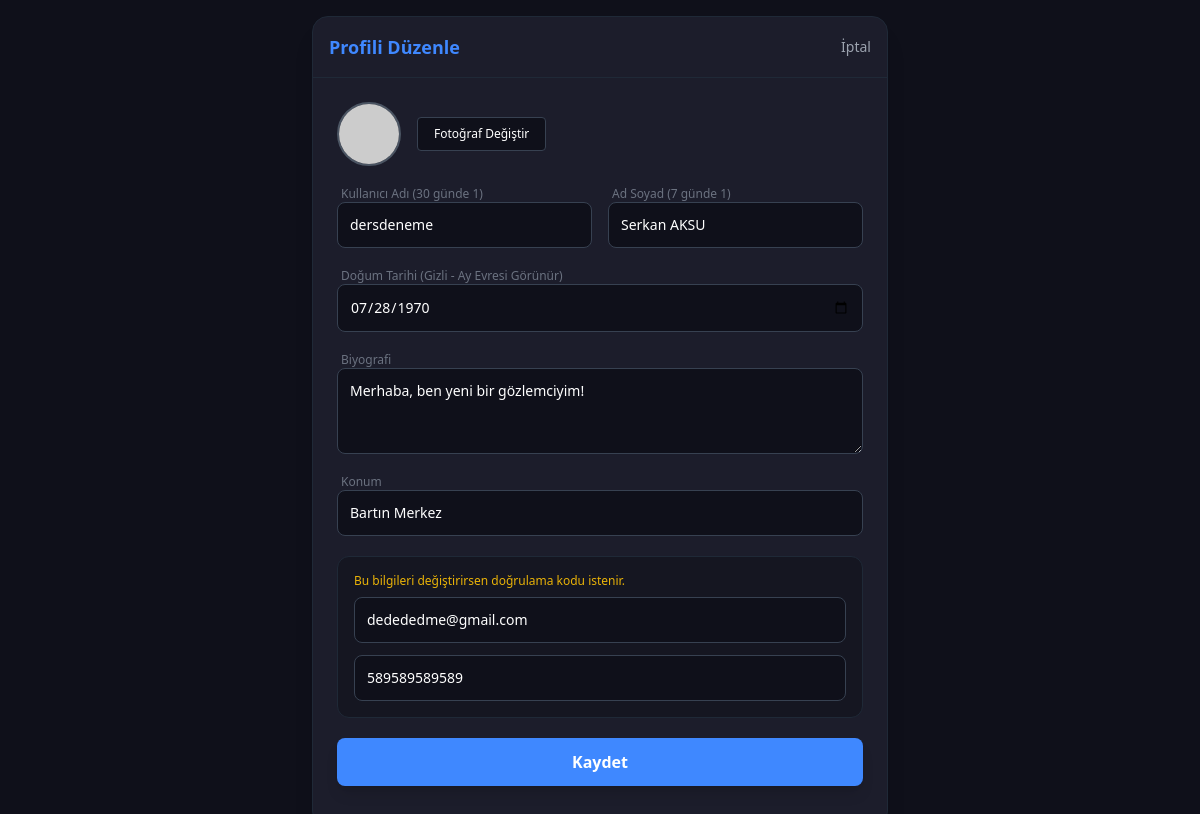
The app's page /edit_profile.php (signed in) with its own data.
### tables this page shows
CREATE TABLE `users` (
  `id` int(11) NOT NULL,
  `username` varchar(50) NOT NULL,
  `full_name` varchar(100) NOT NULL,
  `email` varchar(100) NOT NULL,
  `phone` varchar(20) DEFAULT NULL,
  `password` varchar(255) NOT NULL,
  `location` varchar(100) DEFAULT NULL,
  `profile_pic` varchar(255) DEFAULT 'default_avatar.png',
  `role_id` int(11) DEFAULT 2,
  `created_at` timestamp NOT NULL DEFAULT current_timestamp(),
  `bio` varchar(255) DEFAULT 'Merhaba, ben yeni bir gözlemciyim!',
  `is_verified` tinyint(4) DEFAULT 0,
  `email_otp` varchar(6) DEFAULT NULL,
  `phone_otp` varchar(6) DEFAULT NULL,
  `otp_expiry` datetime DEFAULT NULL,
  `theme_bg` varchar(7) DEFAULT '#0f101a',
  `theme_surface` varchar(7) DEFAULT '#1c1d2b',
  `theme_primary` varchar(7) DEFAULT '#3f88ff',
  `image_quality` varchar(10) DEFAULT 'medium',
  `language` varchar(5) DEFAULT 'auto',
  `birth_date` date DEFAULT NULL,
  `last_username_change` datetime DEFAULT NULL,
  `last_fullname_change` datetime DEFAULT NULL,
  `pending_email` varchar(100) DEFAULT NULL,
  `pending_phone` varchar(20) DEFAULT NULL,
  `update_otp` varchar(6) DEFAULT NULL,
  `is_banned` tinyint(4) DEFAULT 0
);

### edit_profile.php (the view, shortened to what this page needs)
<?php
require 'db.php';
$user_id = $_SESSION['user_id'];
$stmt = $pdo->prepare("SELECT * FROM users WHERE id = ?");
$stmt->execute([$user_id]);
$user = $stmt->fetch();
?>
<!DOCTYPE html>
<html lang="tr">
<head>
    <script src="https://cdn.tailwindcss.com"></script>
</head>
<body class="bg-[#0f101a] text-white font-sans min-h-screen p-4">
    <div class="max-w-xl mx-auto bg-[#1c1d2b] rounded-2xl shadow-xl overflow-hidden border border-gray-800">
        <div class="p-4 border-b border-gray-800 flex justify-between items-center">
            <h2 class="font-bold text-lg text-[#3f88ff]">Profili Düzenle</h2>
            <a href="profile.php" class="text-sm text-gray-400 hover:text-white">İptal</a>
        </div>
        <div class="p-6">
            <form method="POST" enctype="multipart/form-data" class="space-y-5">
                <div class="flex items-center gap-4">
                    <img src="<?php echo $user['profile_pic']; ?>" class="w-16 h-16 rounded-full object-cover border-2 border-gray-600">
                    <label class="cursor-pointer bg-[#0f101a] border border-gray-700 hover:border-[#3f88ff] text-xs py-2 px-4 rounded transition">
                        Fotoğraf Değiştir <input type="file" name="profile_pic" class="hidden" accept="image/*">
                    </label>
                </div>
                <div class="grid grid-cols-2 gap-4">
                    <div>
                        <label class="text-xs text-gray-500 ml-1">Kullanıcı Adı (30 günde 1)</label>
                        <input type="text" name="username" value="<?php echo htmlspecialchars($user['username']); ?>" class="w-full p-3 bg-[#0f101a] border border-gray-700 rounded-lg text-white text-sm focus:border-[#3f88ff] outline-none">
                    </div>
                    <div>
                        <label class="text-xs text-gray-500 ml-1">Ad Soyad (7 günde 1)</label>
                        <input type="text" name="full_name" value="<?php echo htmlspecialchars($user['full_name']); ?>" class="w-full p-3 bg-[#0f101a] border border-gray-700 rounded-lg text-white text-sm focus:border-[#3f88ff] outline-none">
                    </div>
                </div>
                <div>
                    <label class="text-xs text-gray-500 ml-1">Doğum Tarihi (Gizli - Ay Evresi Görünür)</label>
                    <input type="date" name="birth_date" value="<?php echo $user['birth_date']; ?>" required class="w-full p-3 bg-[#0f101a] border border-gray-700 rounded-lg text-white text-sm focus:border-[#3f88ff] outline-none scheme-dark">
                </div>
                <div>
                    <label class="text-xs text-gray-500 ml-1">Biyografi</label>
                    <textarea name="bio" rows="3" class="w-full p-3 bg-[#0f101a] border border-gray-700 rounded-lg text-white text-sm focus:border-[#3f88ff] outline-none"><?php echo htmlspecialchars($user['bio']); ?></textarea>
                </div>
                <div>
                    <label class="text-xs text-gray-500 ml-1">Konum</label>
                    <input type="text" name="location" value="<?php echo htmlspecialchars($user['location']); ?>" class="w-full p-3 bg-[#0f101a] border border-gray-700 rounded-lg text-white text-sm focus:border-[#3f88ff] outline-none">
                </div>
                <div class="p-4 bg-[#151621] rounded-xl border border-gray-800">
                    <p class="text-xs text-yellow-500 mb-2"><i class="fa-solid fa-triangle-exclamation"></i> Bu bilgileri değiştirirsen doğrulama kodu istenir.</p>
                    <div class="space-y-3">
                        <input type="email" name="email" value="<?php echo htmlspecialchars($user['email']); ?>" class="w-full p-3 bg-[#0f101a] border border-gray-700 rounded-lg text-white text-sm focus:border-[#3f88ff] outline-none">
                        <input type="text" name="phone" value="<?php echo htmlspecialchars($user['phone']); ?>" class="w-full p-3 bg-[#0f101a] border border-gray-700 rounded-lg text-white text-sm focus:border-[#3f88ff] outline-none">
                    </div>
                </div>
                <button type="submit" class="w-full bg-[#3f88ff] hover:bg-blue-600 text-white font-bold py-3 rounded-lg transition shadow-lg">Kaydet</button>
            </form>
        </div>
    </div>
</body>
</html>

### records on screen
users: username "dersdeneme", full_name "Serkan AKSU", birth_date "07/28/1970", bio "Merhaba, ben yeni bir gözlemciyim!", location "Bartın Merkez", email "dedededme@gmail.com", phone "589589589589"
